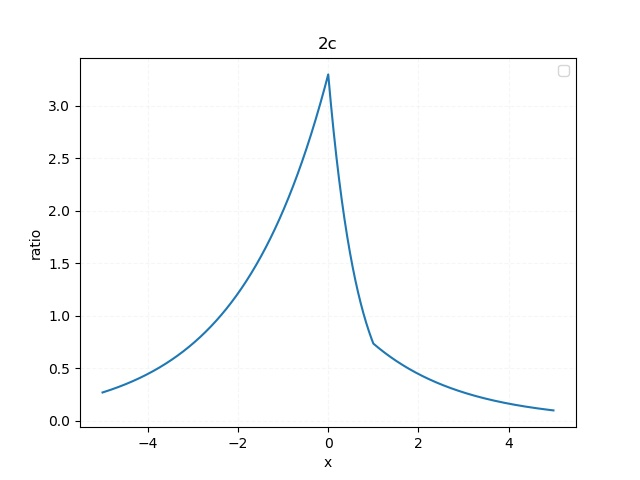

The script that drew this image:
# Import our modules that we are using
import matplotlib.pyplot as plt
import numpy as np
import math

x_axis=[]
y_axis=[]
# Create the vectors X and Y
for i in range(-500,500,1):
    x = i/100
    y = 2 * math.exp(-abs(x)+abs((x-1)/2))
    x_axis.append(x)
    y_axis.append(y)


# Create the plot
plt.plot(x_axis,y_axis)

# Add a title
plt.title('2c')

# Add X and y Label
plt.xlabel('x')
plt.ylabel('ratio')

# Add a grid
plt.grid(alpha=.1,linestyle='--')

# Add a Legend
plt.legend()

# Show the plot
plt.show()
